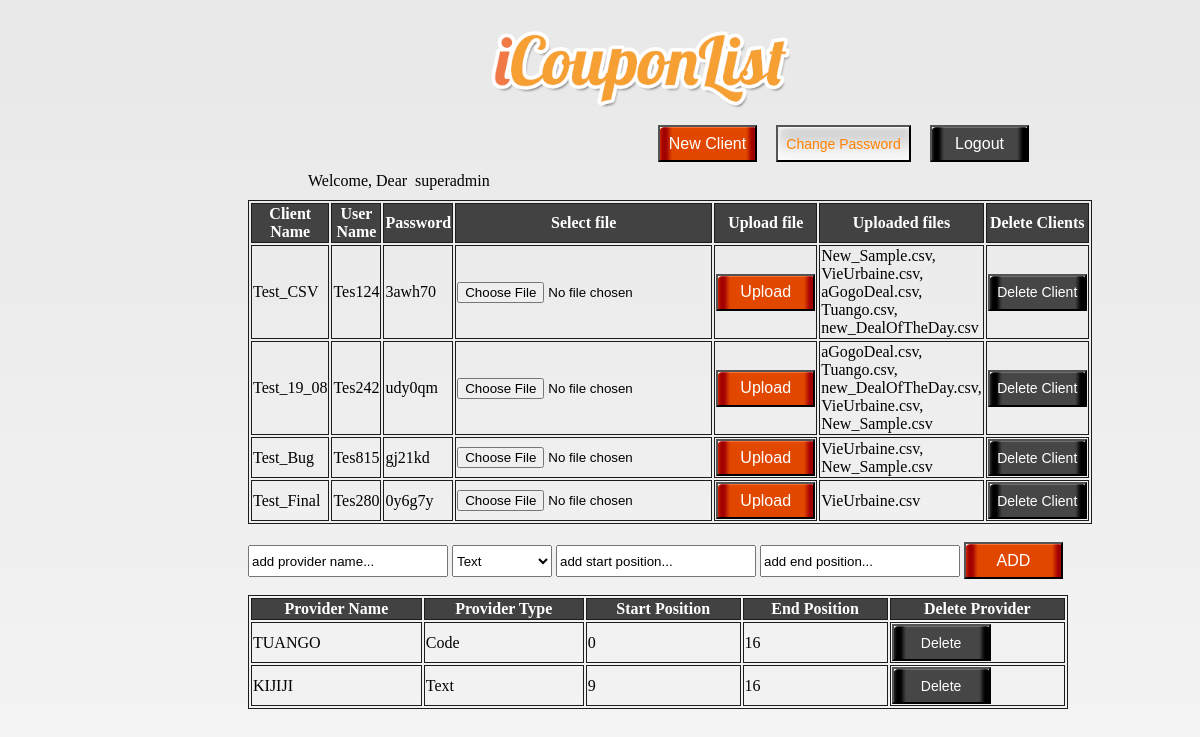
The app's page /main.php (signed in) with its own data.
### tables this page shows
CREATE TABLE IF NOT EXISTS `client_details` (
  `client_name` varchar(20) NOT NULL,
  `username` varchar(6) NOT NULL,
  `password` varchar(6) NOT NULL,
  `files` varchar(2000) NOT NULL,
  PRIMARY KEY (`username`),
  UNIQUE KEY `password` (`password`)
);

CREATE TABLE IF NOT EXISTS `provider_list` (
  `provider_id` int(11) NOT NULL AUTO_INCREMENT,
  `provider_name` varchar(40) NOT NULL,
  `provider_type` varchar(10) NOT NULL,
  `start_position` int(11) NOT NULL,
  `end_position` int(11) NOT NULL,
  PRIMARY KEY (`provider_id`)
);

### config.php (called while the page is built, shortened)
<?php
function config()
{
	$con=mysql_connect('localhost','username','');
	$db_selected=mysql_select_db('dbname',$con);
	return $db_selected;
}
?>

### main.php (the view, shortened to what this page needs)
<html>
<head>
<link href="mainstyle.css" rel="stylesheet" type="text/css"/>
</head>
<body>
<div id="logo"><img src="img/apps_title.png" width=300px height=80px/></div>
<input type="button" id="newclient" value="New Client" onclick="return validateForm()"/>
<input type="button" id="changepwd" value="Change Password" ONCLICK="window.location.href='changepwd.php'"/>
<input type="button" id="logout" value="Logout" ONCLICK="window.location.href='index.php'"/>
<div id="welcome">
<?php
      echo "Welcome, Dear &nbsp;".$_SESSION['adminname']."<br />";
?>
</div>
<?php
		  include("config.php");
		  if(config())
		  {
			$query1 = "SELECT * FROM client_details";
			$result=mysql_query($query1);
			$print="<table id='maintable' border='1'>
						<tr>
							<th>Client Name</th>
							<th>User Name</th>
							<th>Password</th>
							<th>Select file</th>
							<th>Upload file</th>
							<th>Uploaded files</th>
							<th>Delete Clients</th>
						</tr>";
			while($row = mysql_fetch_array($result))
            {
			   $print=$print."
				 	    <tr>
							<td > ".$row['client_name']." </td>
							<td > ".$row['username']." </td>
							<td > ".$row['password']." </td>
		                    <form action='fileupload.php?uid=".$row['username']."' method='post' enctype='multipart/form-data'>
							<td > <input type='file' name='".$row['username']."'/> </td>
							<td > <input type='submit' id='upload' value='Upload'> </td>
							</form>
							<td > ".$row['files']." </td>
							<td > <input type='button' id='delete' value='Delete Client' ONCLICK='window.location.href=\"deleteclient.php?id=".$row['username']."\"'/></td>
						</tr>";
			}
			echo $print."</table>";
		  }
		  else
		  {  die("Database Selection Failed:".mysql_error());
		  }
?><br>
<form id="provider_form" action='addprovider.php?' method='post' enctype='multipart/form-data'>
							 <input type='text' style='height:32px;width:200px;' required='required' name='provider_name' value="add provider name..."/>
							 <select name="provider_type" style='height:32px;width:100px;' required='required'>
								  <option value="Text">Text</option>
							 </select>
							 <input style='height:32px;width:200px;' required='required' type='text' name='start_position' value="add start position..."/>
							 <input style='height:32px;width:200px;' required='required' type='text' name='end_position' value="add end position..."/>
							<input type='submit' id="add" value="ADD"/>
</form>
<?php
		  if(config())
		  {
			$query1 = "SELECT * FROM provider_list";
			$result=mysql_query($query1);
			$print="<table id='maintable' border='1'>
						<tr>
							<th>Provider Name</th>
							<th>Provider Type</th>
							<th>Start Position</th>
							<th>End Position</th>
							<th>Delete Provider</th>
						</tr>";
			while($row = mysql_fetch_array($result))
            {
			   $print=$print."
				 	    <tr>
							<td > ".$row['provider_name']." </td>
							<td > ".$row['provider_type']." </td>
							<td > ".$row['start_position']." </td>
							<td > ".$row['end_position']." </td>
							<td > <input type='button' id='p_delete' value='Delete' ONCLICK='window.location.href=\"deleteprovider.php?p_id=".$row['provider_id']."\"'/></td>
						</tr>";
			}
			echo $print."</table>";
		  }
		  else
		  {  die("Database Selection Failed:".mysql_error());
		  }
?>
</body>
</html>

### mainstyle.css (style rules this page uses)
html { background-image:url('img/0- background.png'); background-repeat:no-repeat; background-position:50%; background-size:1500px 1500px; }
#logo { margin-top:30px; margin-left:483px; }
#newclient { margin-top:15px; margin-left:650px; width:99px; height:37px; background-image:url('img/Button1.png'); background-repeat:no-repeat; background-size:99px 37px; color:white; font-size:16; }
#changepwd { margin-left:15px; width:135px; height:37px; background-image:url('img/0- button2.png'); background-repeat:no-repeat; background-size:135px 37px; color:#FF8000; font-size:14; }
#logout { margin-left:15px; width:99px; height:37px; background-image:url('img/Button2.png'); background-repeat:no-repeat; background-size:99px 37px; color:white; font-size:16; }
#delete,#p_delete { width:99px; height:37px; background-image:url('img/Button2.png'); background-repeat:no-repeat; background-size:99px 37px; color:white; font-size:14; }
#welcome,#createclient { margin-left:300px; margin-top:10px; }
#create,#upload,#add { width:99px; height:37px; background-image:url('img/Button1.png'); background-repeat:no-repeat; background-size:99px 37px; color:white; font-size:16; }
#provider_form { margin-left:240px; width:820px; }
#maintable { margin-left:240px; width:820px; }
table, td, th { border:1px solid #1C1C1C; }
th { background-color:#424242; color:white; }

### records on screen
client_details: client_name "Test_CSV", username "Tes124", password "3awh70", files "New_Sample.csv, VieUrbaine.csv, aGogoDeal.csv, Tuango.csv, new_DealOfTheDay.csv"
client_details: client_name "Test_19_08", username "Tes242", password "udy0qm", files "aGogoDeal.csv, Tuango.csv, new_DealOfTheDay.csv, VieUrbaine.csv, New_Sample.csv"
client_details: client_name "Test_Bug", username "Tes815", password "gj21kd", files "VieUrbaine.csv, New_Sample.csv"
client_details: client_name "Test_Final", username "Tes280", password "0y6g7y", files "VieUrbaine.csv"
provider_list: provider_name "TUANGO", provider_type "Code", start_position "0", end_position "16"
provider_list: provider_name "KIJIJI", provider_type "Text", start_position "9", end_position "16"

### other values on screen
$_SESSION['adminname'] "superadmin"
